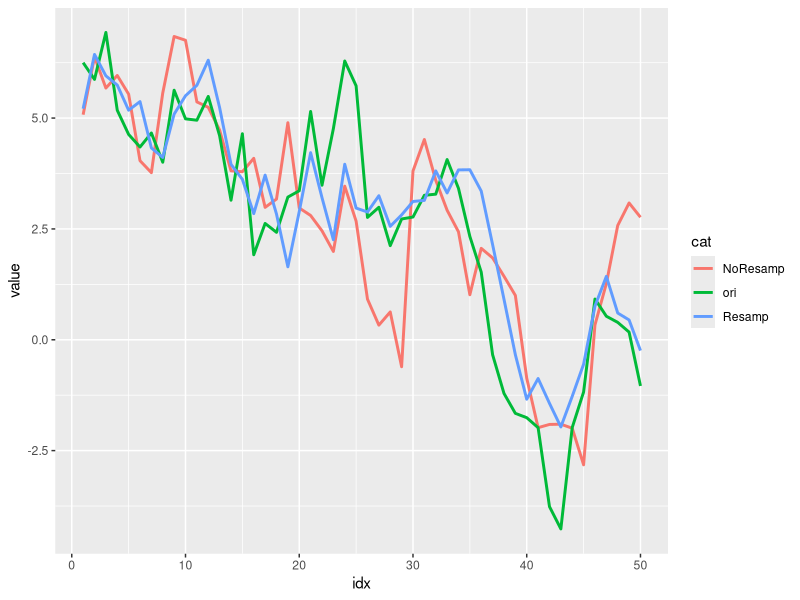

The R script that drew this image:
t = 50##dimension
n = 500##number of particles
N = 1e6
m = 200##first parallel to yield mse
p = 192## parallel experiments
alpha=0.91
sigma=1.0
beta=0.5
W=rep(1,n)/n
threshold = c(0)

x = rep(0,t)
y = rep(0,t)
X = matrix(rep(0,n*t),nrow=n)
X0 = matrix(rep(0,N*t),nrow=N)
x.estimate.ss1 = rep(0,t)
x.estimate.ss2 = rep(0,t)

set.seed(2)
##Generate Samples
v = rnorm(t)
u = rnorm(t)
x[1] = rnorm(1,0,sigma^2/(1-alpha^2))
y[1] = beta*exp(x[1]/2)*u[1]
for (i in 2:t){
  x[i] = alpha*x[i-1]+sigma*v[i]
  y[i] = beta*exp(x[i]/2)*u[i]
}

X[,1] = rnorm(n,0,sqrt(sigma^2/(1-alpha^2)))
W = dnorm(y[1],0,beta*exp(X[,1]/2))
w = W/sum(W)
x.estimate.ss1[1] = sum(w*X[,1])
idx = sample(1:n,n,replace = T,prob = w)
X = X[idx,]
W = rep(1,n)/n
for (i in 2:t) {
  X[,i]=rnorm(n,alpha*X[,i-1],sigma)
  lW.tmp = log(dnorm(y[i],0,beta*exp(X[,i]/2)))
  W = W*exp(lW.tmp)
  w = W/sum(W)
  x.estimate.ss1[i] = sum(w*X[,i])
  idx = sample(1:n,n,replace = T,prob = w)
  X = X[idx,]
  W = rep(1,n)/n
}

X[,1] = rnorm(n,0,sqrt(sigma^2/(1-alpha^2)))
W = dnorm(y[1],0,beta*exp(X[,1]/2))
w = W/sum(W)
x.estimate.ss2[1] = sum(w*X[,1])
for (i in 2:t) {
  X[,i]=rnorm(n,alpha*X[,i-1],sigma)
  lW.tmp = log(dnorm(y[i],0,beta*exp(X[,i]/2)))
  W = W*exp(lW.tmp)
  w = W/sum(W)
  x.estimate.ss2[i] = sum(w*X[,i])
}

library(tidyverse)
data = data.frame(1:length(x),x,x.estimate.ss1,x.estimate.ss2)
colnames(data) = c("idx","ori","Resamp","NoResamp")
data.n = data %>% pivot_longer("ori":"NoResamp",names_to = "cat")


ggplot(data.n)+
  geom_line(aes(idx,value,col=cat),linewidth=1)
